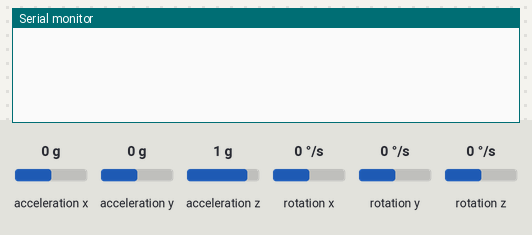
A sketch run on a simulated ESP32. Shown: the last lines printed to the serial monitor. The test bench sets the inputs (shaded band); at power-on: acceleration x 0 g, acceleration y 0 g, acceleration z 1 g, rotation x 0 °/s, rotation y 0 °/s, rotation z 0 °/s.

Above: at 1.7 s.
1.8 s: acceleration x set to -1.4 g
At 2.7 s:
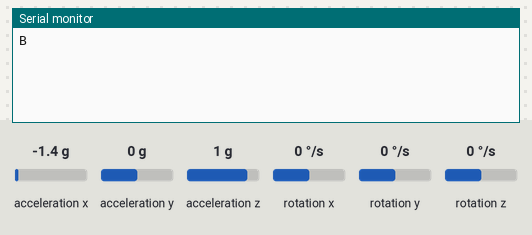
3.3 s: acceleration x set to 0 g
At 3.9 s:
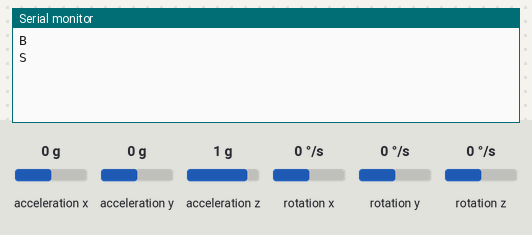
4.8 s: acceleration y set to -1.4 g
At 6.0 s:
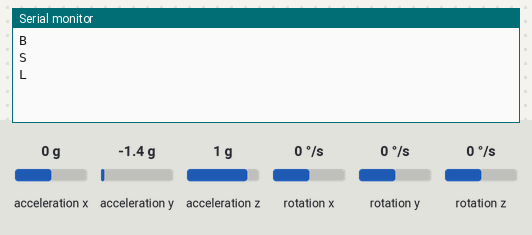
6.3 s: acceleration y set to 0.8 g
At 7.5 s:
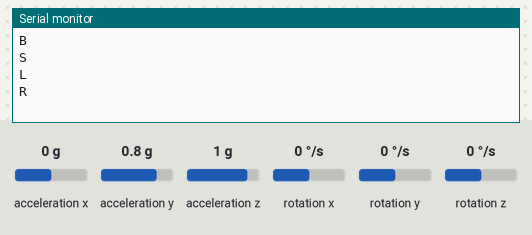
7.8 s: acceleration x set to 0.8 g
At 9.0 s:
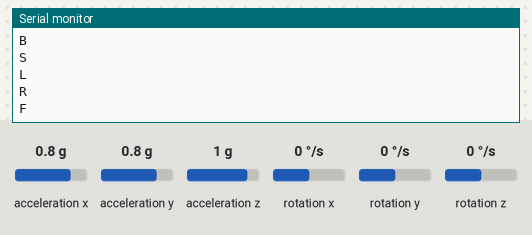

The sketch:

gesture_controller_2.ino
```cpp
#include <WiFi.h>
#include <esp_now.h>
#include <Wire.h>
#include "I2Cdev.h"
#include "MPU6050_6Axis_MotionApps20.h"

MPU6050 mpu;

uint8_t receiverMAC[] = {0x24, 0x6F, 0x28, 0xAA, 0xBB, 0xCC}; // Change this with the address that is on our MPU6050

bool dmpReady = false;
uint8_t mpuIntStatus;
uint8_t devStatus;
uint16_t packetSize;
uint16_t fifoCount;
uint8_t fifoBuffer[64];

Quaternion q;                                                                                       //starting and initialising everything
VectorFloat gravity;
float ypr[3];

char currentState = 'S';
char lastState = 'S';

void setup() {
  Serial.begin(115200);
  Wire.begin();

  mpu.initialize();
  devStatus = mpu.dmpInitialize();                                                                   //

  mpu.setXGyroOffset(220);     //change these values after tuning to our mpu6050 accordingly          //Configuring offsets that will cause issue in reading your hand movements by the dmp
  mpu.setYGyroOffset(76);      //change these values after tuning to our mpu6050 accordingly
  mpu.setZGyroOffset(-85);     //change these values after tuning to our mpu6050 accordingly
  mpu.setZAccelOffset(1788);    //change these values after tuning to our mpu6050 accordingly         //

  if (devStatus == 0) {                                                                               //Checking if dmp is configured and ready to use
    mpu.setDMPEnabled(true);
    packetSize = mpu.dmpGetFIFOPacketSize();
    dmpReady = true;
  } else {
    Serial.println("DMP Init Failed");
    while (1);
  }                                                                                                   //

  WiFi.mode(WIFI_STA);                                                                                //
  esp_now_init();

  esp_now_peer_info_t peerInfo = {};                                                                  //here we initialise the whereabouts of the car i.e what we want to communicate with
  memcpy(peerInfo.peer_addr, receiverMAC, 6);                                                         //this is the who
  peerInfo.channel = 0;                                                                               //where
  peerInfo.encrypt = false;                                                                           //how
  esp_now_add_peer(&peerInfo);                                                                        //
}

void loop() {
  if (!dmpReady) return;

  fifoCount = mpu.getFIFOCount();
  if (fifoCount < packetSize) return;                                                                  //if fifo does not contain a packet then exit the loop

  mpu.getFIFOBytes(fifoBuffer, packetSize);

  mpu.dmpGetQuaternion(&q, fifoBuffer);
  mpu.dmpGetGravity(&gravity, &q);
  mpu.dmpGetYawPitchRoll(ypr, &q, &gravity);

  float pitch = ypr[1] * 180 / M_PI;
  float roll  = ypr[2] * 180 / M_PI;

  if (pitch > 20) currentState = 'F';
  else if (pitch < -20) currentState = 'B';
  else if (roll > 20) currentState = 'R';
  else if (roll < -20) currentState = 'L';
  else currentState = 'S';

  if (currentState != lastState) {
    esp_now_send(receiverMAC, (uint8_t*)&currentState, sizeof(currentState));
    Serial.println(currentState);
    lastState = currentState;
  }

  delay(20);
}
```

controller.cpp
```cpp
#include <WiFi.h>
#include <esp_now.h>
#include <Wire.h>
#include <MPU6050_tockn.h>

MPU6050 mpu6050(Wire);

typedef struct {
  float x;
  float y;
} ControlPacket;

ControlPacket data;

uint8_t receiverMAC[] = {0x84, 0x1F, 0xE8, 0x24, 0x9D, 0xB8};

void setup() {
  Serial.begin(115200);
  Wire.begin();

  mpu6050.begin();
  mpu6050.calcGyroOffsets(true);

  WiFi.mode(WIFI_STA);

  if (esp_now_init() != ESP_OK) {
    Serial.println("ESP-NOW init failed");
    return;
  }

  esp_now_peer_info_t peerInfo = {};
  memcpy(peerInfo.peer_addr, receiverMAC, 6);
  peerInfo.channel = 0;
  peerInfo.encrypt = false;

  esp_now_add_peer(&peerInfo);
}

void loop() {
  mpu6050.update();

  float angleX = mpu6050.getAngleX();
  float angleY = mpu6050.getAngleY();

  data.x = angleX;
  data.y = angleY;

  esp_now_send(receiverMAC, (uint8_t*)&data, sizeof(data));

  Serial.print("X: ");
  Serial.print(data.x);
  Serial.print("  Y: ");
  Serial.println(data.y);

  delay(20);
}
```

Measured:
- after the input at 1.8 s, the serial monitor: prints a new line at once (image 1)
- after the input at 3.3 s, the serial monitor: prints a new line at once (image 2)
- after the input at 4.8 s, the serial monitor: prints a new line at once (image 3)
- after the input at 6.3 s, the serial monitor: prints a new line at once (image 4)
- after the input at 7.8 s, the serial monitor: prints a new line at once (image 5)
